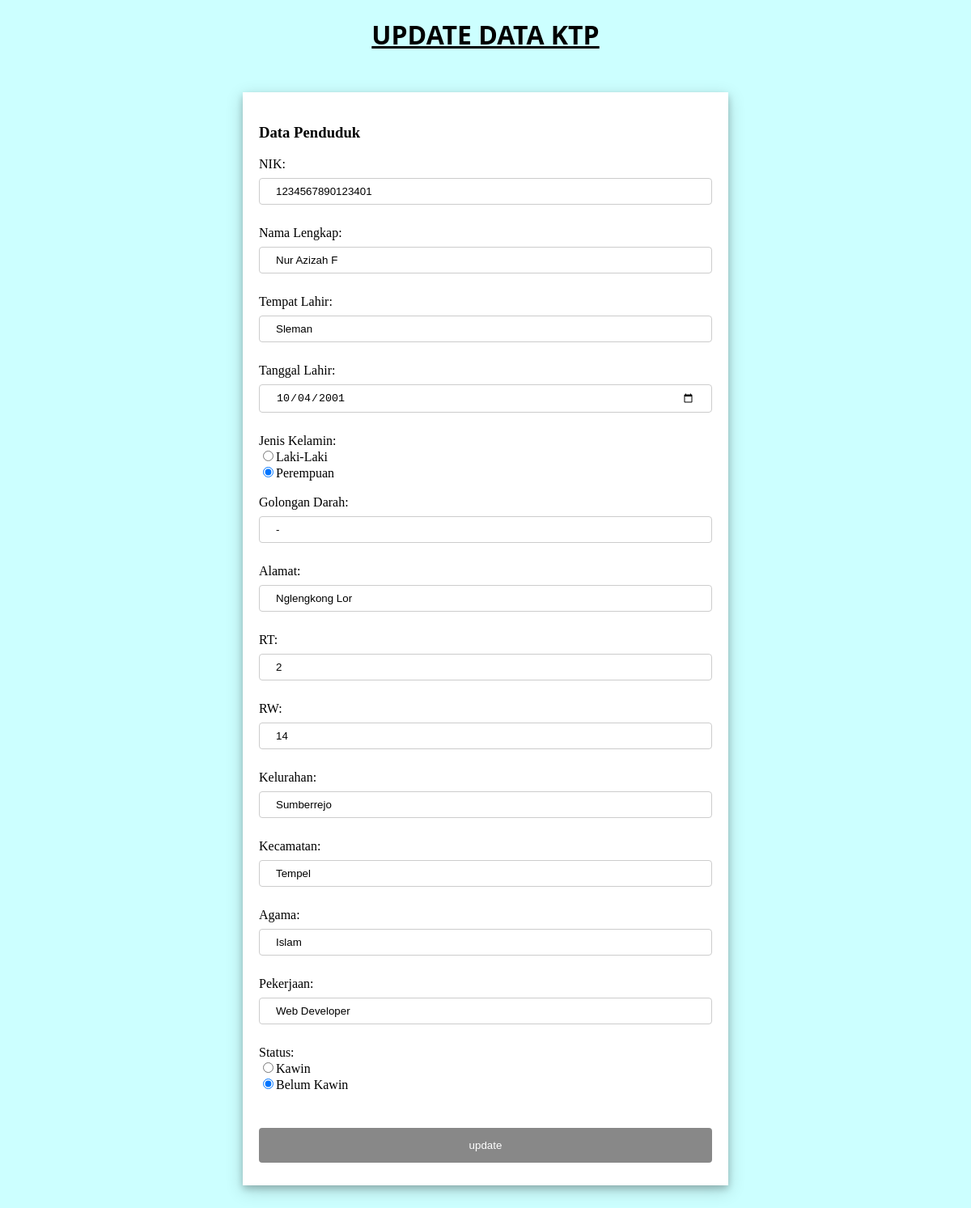
Page /update.php?nik=1234567890123401 (signed in) on the committed database.
### tables this page shows
CREATE TABLE `tb_data_ktp` (
  `nik` bigint(16) NOT NULL,
  `nama` varchar(100) NOT NULL,
  `tmp_lahir` varchar(20) NOT NULL,
  `tgl_lahir` date NOT NULL,
  `gender` char(1) NOT NULL,
  `gol_darah` varchar(5) NOT NULL,
  `alamat` varchar(100) NOT NULL,
  `rt` int(3) NOT NULL,
  `rw` int(3) NOT NULL,
  `kelurahan` varchar(20) NOT NULL,
  `kecamatan` varchar(20) NOT NULL,
  `agama` varchar(10) NOT NULL,
  `pekerjaan` varchar(100) NOT NULL,
  `status` varchar(10) NOT NULL
);

### function.php (called while the page is built, shortened)
<?php
$conn = mysqli_connect("localhost", "root", "", "db_ktp");
function query($query){
    global $conn;
    $result = mysqli_query($conn, $query);
    $rows = [];
    while($row = mysqli_fetch_assoc($result)){
        $rows[] = $row;
    }
    return $rows;
}
?>

### update.php (the view, shortened to what this page needs)
<?php
    require 'function.php';
    $nik = $_GET["nik"];
    $dt_ktp = query("SELECT * FROM tb_data_ktp WHERE nik=$nik")[0];
?>
<!DOCTYPE html>
<html lang="en">
    <head>
    </head>
    <body>
        <h1>UPDATE DATA KTP</h1>
        <div class="container">
            <form action="" method="post">
                    <h3>Data Penduduk</h3>
                    <label for="nik">NIK:</label><br>
                    <input type="number" name="nik" id="nik" pattern="[0-9]{16}" value="<?= $dt_ktp["nik"]; ?>" required>
                    <br><br>
                    <label for="nama">Nama Lengkap: </label><br>
                    <input type="text" name="nama" id="nama" value="<?= $dt_ktp["nama"]; ?>" required>
                    <br><br>
                    <label for="tmp_lahir">Tempat Lahir: </label><br>
                    <input type="text" name="tmp_lahir" id="tmp_lahir" value="<?= $dt_ktp["tmp_lahir"]; ?>" required>
                    <br><br>
                    <label for="tgl_lahir">Tanggal Lahir: </label><br>
                    <input type="date" name="tgl_lahir" id="tgl_lahir" value="<?= $dt_ktp["tgl_lahir"]; ?>" required>
                    <br><br>
                    <label for="gender">Jenis Kelamin:</label><br>
                    <input type="radio" name="gender" id="gender" value="L"<?php if ($dt_ktp["gender"]=="L"){echo 'checked';} ?> required>Laki-Laki<br>
                    <input type="radio" name="gender" id="gender" value="P"<?php if($dt_ktp["gender"]=="P"){echo 'checked';} ?> required>Perempuan
                    <br><br>
                    <label for="gol_darah">Golongan Darah: </label><br>
                    <input type="text" name="gol_darah" id="gol_darah" value="<?= $dt_ktp["gol_darah"]; ?>" >
                    <br><br>
                    <label for="alamat">Alamat:</label><br>
                    <input type="text" name="alamat" id="alamat" value="<?= $dt_ktp["alamat"]; ?>" required>
                    <br><br>
                    <label for="rt">RT:</label><br>
                    <input type="text" name="rt" id="rt" value="<?= $dt_ktp["rt"]; ?>" required>
                    <br><br>
                    <label for="rw">RW:</label><br>
                    <input type="text" name="rw" id="rw" value="<?= $dt_ktp["rw"]; ?>" required>
                    <br><br>
                    <label for="kelurahan">Kelurahan:</label><br>
                    <input type="text" name="kelurahan" id="kelurahan" value="<?= $dt_ktp["kelurahan"]; ?>" required>
                    <br><br>
                    <label for="kecamatan">Kecamatan:</label><br>
                    <input type="text" name="kecamatan" id="kecamatan" value="<?= $dt_ktp["kecamatan"]; ?>" required>
                    <br><br>
                    <label for="agama">Agama:</label><br>
                    <input type="text" name="agama" id="agama" value="<?= $dt_ktp["agama"]; ?>" required>
                    <br><br>
                    <label for="pekerjaan">Pekerjaan:</label><br>
                    <input type="text" name="pekerjaan" id="pekerjaan" value="<?= $dt_ktp["pekerjaan"]; ?>" required>
                    <br><br>
                    <label for="status">Status:</label><br>
                    <input type="radio" name="status" id="status" value="K"<?php if($dt_ktp["status"]=="K"){echo 'checked';} ?> required>Kawin<br>
                    <input type="radio" name="status" id="status" value="BK"<?php if($dt_ktp["status"]=="BK"){echo 'checked';} ?> required>Belum Kawin<br>
                    <br><br>
                    <button type="submit" name="submit">update</button>
            </form>
        </div>
    </body>
</html>

### update.php (style rules this page uses)
body { background: #CCFFFF; }
.container { background-color: white; width: 600px; height: 100%; margin: 50px auto; box-shadow: 0 4px 8px 0 rgba(0, 0, 0, 0.2), 0 6px 20px 0 rgba(0, 0, 0, 0.19); }
form { padding: 20px; }
h1 { text-align: center; font-family: Segoe UI; text-decoration: underline; }
input[type=number], input[type=date], input[type=text], select { width: 100%; padding: 8px 20px; margin: 8px 0; display: inline-block; border: 1px solid #ccc; border-radius: 4px; box-sizing: border-box; }
button[type=submit] { width: 100%; background-color: #888888 ; color: white; padding: 14px 20px; margin: 8px 0; border: none; border-radius: 4px; cursor: pointer; }

### rows in the picture
tb_data_ktp: nik "1234567890123401", nama "Nur Azizah F", tmp_lahir "Sleman", tgl_lahir "10/04/2001", gender "☐ Jenis Kelamin:", gender "☑", gol_darah "-", alamat "Nglengkong Lor", rt "2", rw "14", kelurahan "Sumberrejo", kecamatan "Tempel", agama "Islam", pekerjaan "Web Developer", status "☐ Status:", status "☑"
